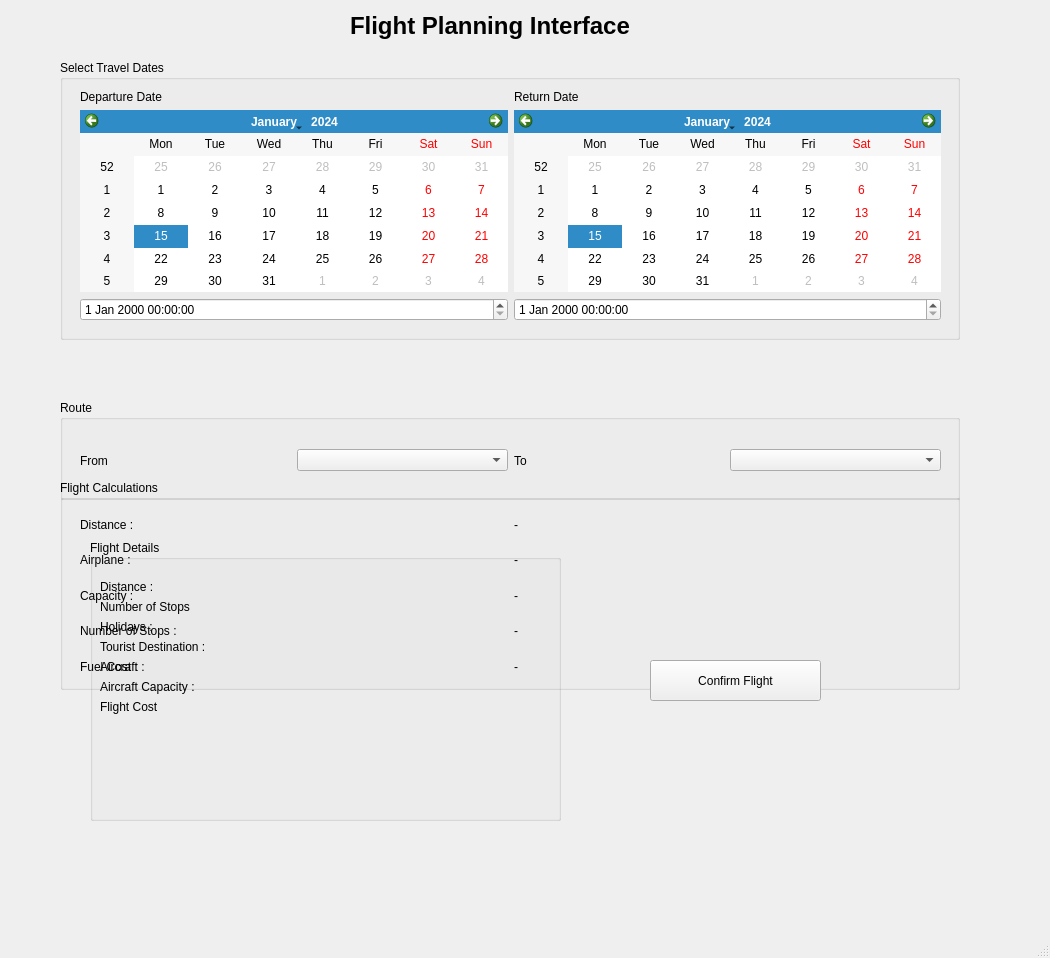
<?xml version="1.0" encoding="UTF-8"?>
<ui version="4.0">
 <class>MainWindow</class>
 <widget class="QMainWindow" name="MainWindow">
  <property name="geometry">
   <rect>
    <x>0</x>
    <y>0</y>
    <width>1050</width>
    <height>958</height>
   </rect>
  </property>
  <property name="windowTitle">
   <string>Plan Flight</string>
  </property>
  <widget class="QWidget" name="centralwidget">
   <widget class="QLabel" name="title_label">
    <property name="geometry">
     <rect>
      <x>350</x>
      <y>10</y>
      <width>351</width>
      <height>31</height>
     </rect>
    </property>
    <property name="styleSheet">
     <string notr="true">
      QLabel {
        font-size: 24px;
        font-weight: bold;
      }
     </string>
    </property>
    <property name="text">
     <string>Flight Planning Interface</string>
    </property>
   </widget>
   <widget class="QGroupBox" name="group_dates">
    <property name="geometry">
     <rect>
      <x>60</x>
      <y>60</y>
      <width>900</width>
      <height>280</height>
     </rect>
    </property>
    <property name="title">
     <string>Select Travel Dates</string>
    </property>
    <widget class="QWidget" name="datesLayoutWidget">
     <property name="geometry">
      <rect>
       <x>20</x>
       <y>30</y>
       <width>861</width>
       <height>231</height>
      </rect>
     </property>
     <layout class="QHBoxLayout" name="datesLayout">
      <item>
       <layout class="QVBoxLayout" name="layout_departure">
        <item>
         <widget class="QLabel" name="label_departure">
          <property name="text">
           <string>Departure Date</string>
          </property>
         </widget>
        </item>
        <item>
         <widget class="QCalendarWidget" name="calendar_departure"/>
        </item>
        <item>
         <widget class="QDateTimeEdit" name="datetime_departure"/>
        </item>
       </layout>
      </item>
      <item>
       <layout class="QVBoxLayout" name="layout_return">
        <item>
         <widget class="QLabel" name="label_return">
          <property name="text">
           <string>Return Date</string>
          </property>
         </widget>
        </item>
        <item>
         <widget class="QCalendarWidget" name="calendar_return"/>
        </item>
        <item>
         <widget class="QDateTimeEdit" name="datetime_return"/>
        </item>
       </layout>
      </item>
     </layout>
    </widget>
   </widget>
   <widget class="QGroupBox" name="group_route">
    <property name="geometry">
     <rect>
      <x>60</x>
      <y>400</y>
      <width>900</width>
      <height>100</height>
     </rect>
    </property>
    <property name="title">
     <string>Route</string>
    </property>
    <widget class="QWidget" name="routeLayoutWidget">
     <property name="geometry">
      <rect>
       <x>20</x>
       <y>30</y>
       <width>861</width>
       <height>61</height>
      </rect>
     </property>
     <layout class="QHBoxLayout" name="routeLayout">
      <item>
       <widget class="QLabel" name="label_from">
        <property name="text">
         <string>From</string>
        </property>
       </widget>
      </item>
      <item>
       <widget class="QComboBox" name="combo_from"/>
      </item>
      <item>
       <widget class="QLabel" name="label_to">
        <property name="text">
         <string>To</string>
        </property>
       </widget>
      </item>
      <item>
       <widget class="QComboBox" name="combo_to"/>
      </item>
     </layout>
    </widget>
   </widget>
   <widget class="QGroupBox" name="group_calculations">
    <property name="geometry">
     <rect>
      <x>60</x>
      <y>480</y>
      <width>900</width>
      <height>210</height>
     </rect>
    </property>
    <property name="visible">
     <bool>false</bool>
    </property>
    <property name="title">
     <string>Flight Calculations</string>
    </property>
    <widget class="QWidget" name="calcLayoutWidget">
     <property name="geometry">
      <rect>
       <x>20</x>
       <y>30</y>
       <width>861</width>
       <height>171</height>
      </rect>
     </property>
     <layout class="QGridLayout" name="calcLayout">
      <item row="0" column="0">
       <widget class="QLabel" name="lbl_distance">
        <property name="text">
         <string>Distance :</string>
        </property>
       </widget>
      </item>
      <item row="0" column="1">
       <widget class="QLabel" name="val_distance">
        <property name="text">
         <string>-</string>
        </property>
       </widget>
      </item>
      <item row="1" column="0">
       <widget class="QLabel" name="lbl_airplane">
        <property name="text">
         <string>Airplane :</string>
        </property>
       </widget>
      </item>
      <item row="1" column="1">
       <widget class="QLabel" name="val_airplane">
        <property name="text">
         <string>-</string>
        </property>
       </widget>
      </item>
      <item row="2" column="0">
       <widget class="QLabel" name="lbl_capacity">
        <property name="text">
         <string>Capacity :</string>
        </property>
       </widget>
      </item>
      <item row="2" column="1">
       <widget class="QLabel" name="val_capacity">
        <property name="text">
         <string>-</string>
        </property>
       </widget>
      </item>
      <item row="3" column="0">
       <widget class="QLabel" name="lbl_stops">
        <property name="text">
         <string>Number of Stops :</string>
        </property>
       </widget>
      </item>
      <item row="3" column="1">
       <widget class="QLabel" name="val_stops">
        <property name="text">
         <string>-</string>
        </property>
       </widget>
      </item>
      <item row="4" column="0">
       <widget class="QLabel" name="lbl_fuel">
        <property name="text">
         <string>Fuel Cost :</string>
        </property>
       </widget>
      </item>
      <item row="4" column="1">
       <widget class="QLabel" name="val_fuel">
        <property name="text">
         <string>-</string>
        </property>
       </widget>
      </item>
     </layout>
    </widget>
   </widget>
   <widget class="QPushButton" name="btn_confirm">
    <property name="geometry">
     <rect>
      <x>650</x>
      <y>660</y>
      <width>171</width>
      <height>41</height>
     </rect>
    </property>
    <property name="text">
     <string>Confirm Flight</string>
    </property>
   </widget>
   <widget class="QLabel" name="Time_Edit_Error">
    <property name="geometry">
     <rect>
      <x>80</x>
      <y>350</y>
      <width>851</width>
      <height>31</height>
     </rect>
    </property>
    <property name="text">
     <string/>
    </property>
   </widget>
   <widget class="QLabel" name="Country_Selectio_Label">
    <property name="geometry">
     <rect>
      <x>80</x>
      <y>500</y>
      <width>851</width>
      <height>31</height>
     </rect>
    </property>
    <property name="text">
     <string/>
    </property>
   </widget>
   <widget class="QGroupBox" name="FlightDetails">
    <property name="geometry">
     <rect>
      <x>90</x>
      <y>540</y>
      <width>471</width>
      <height>281</height>
     </rect>
    </property>
    <property name="title">
     <string>Flight Details</string>
    </property>
    <widget class="QWidget" name="formLayoutWidget">
     <property name="geometry">
      <rect>
       <x>10</x>
       <y>40</y>
       <width>441</width>
       <height>241</height>
      </rect>
     </property>
     <layout class="QFormLayout" name="formLayout">
      <item row="0" column="1">
       <widget class="QLabel" name="Distance_value">
        <property name="text">
         <string/>
        </property>
       </widget>
      </item>
      <item row="0" column="0">
       <widget class="QLabel" name="Distance">
        <property name="text">
         <string>Distance : </string>
        </property>
       </widget>
      </item>
      <item row="1" column="0">
       <widget class="QLabel" name="NumberofStops">
        <property name="text">
         <string>Number of Stops</string>
        </property>
       </widget>
      </item>
      <item row="1" column="1">
       <widget class="QLabel" name="NumberofStops_Value">
        <property name="text">
         <string/>
        </property>
       </widget>
      </item>
      <item row="2" column="0">
       <widget class="QLabel" name="Holidays">
        <property name="text">
         <string>Holidays :</string>
        </property>
       </widget>
      </item>
      <item row="2" column="1">
       <widget class="QLabel" name="Exist_Holdiays">
        <property name="text">
         <string/>
        </property>
       </widget>
      </item>
      <item row="3" column="0">
       <widget class="QLabel" name="TouristDestination">
        <property name="text">
         <string>Tourist Destination : </string>
        </property>
       </widget>
      </item>
      <item row="3" column="1">
       <widget class="QLabel" name="TouristDestination_Value">
        <property name="text">
         <string/>
        </property>
       </widget>
      </item>
      <item row="4" column="0">
       <widget class="QLabel" name="Aircraft_label">
        <property name="text">
         <string>Aircraft : </string>
        </property>
       </widget>
      </item>
      <item row="4" column="1">
       <widget class="QLabel" name="aircraft_name">
        <property name="text">
         <string/>
        </property>
       </widget>
      </item>
      <item row="5" column="0">
       <widget class="QLabel" name="AircraftCapcity">
        <property name="text">
         <string>Aircraft Capacity :</string>
        </property>
       </widget>
      </item>
      <item row="5" column="1">
       <widget class="QLabel" name="AircraftCapacityValue">
        <property name="text">
         <string/>
        </property>
       </widget>
      </item>
      <item row="6" column="0">
       <widget class="QLabel" name="FlighCost">
        <property name="text">
         <string>Flight Cost </string>
        </property>
       </widget>
      </item>
      <item row="6" column="1">
       <widget class="QLabel" name="FlightCostValue">
        <property name="text">
         <string/>
        </property>
       </widget>
      </item>
     </layout>
    </widget>
   </widget>
  </widget>
  <widget class="QMenuBar" name="menubar">
   <property name="geometry">
    <rect>
     <x>0</x>
     <y>0</y>
     <width>1050</width>
     <height>20</height>
    </rect>
   </property>
  </widget>
  <widget class="QStatusBar" name="statusbar"/>
 </widget>
 <resources/>
 <connections/>
</ui>
